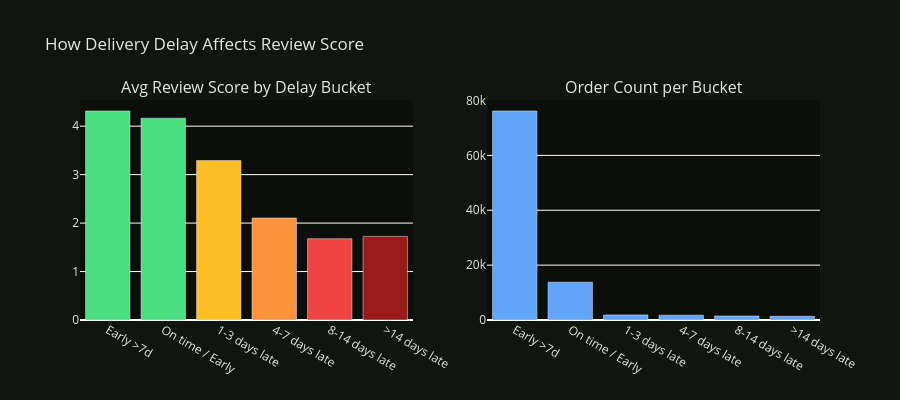

The code cell stored with this chart in its notebook:
### Markdown cell above
### 2b. Review Score vs Delivery Delay

### Code cell
# bucket delay into groups
bins   = [-999, -7, 0, 3, 7, 14, 999]
labels = ['Early >7d', 'On time / Early', '1-3 days late',
           '4-7 days late', '8-14 days late', '>14 days late']

delay_df['delay_bucket'] = pd.cut(
    delay_df['delivery_delay_days'], bins=bins, labels=labels
)

bucket_stats = (
    delay_df.groupby('delay_bucket', observed=True)['review_score']
    .agg(['mean', 'count'])
    .reset_index()
    .rename(columns={'mean': 'avg_review', 'count': 'n_orders'})
)

fig = make_subplots(
    rows=1, cols=2,
    subplot_titles=['Avg Review Score by Delay Bucket', 'Order Count per Bucket']
)

colors = ['#4ade80','#4ade80','#fbbf24','#fb923c','#ef4444','#991b1b']

fig.add_trace(
    go.Bar(x=bucket_stats['delay_bucket'].astype(str),
           y=bucket_stats['avg_review'],
           marker_color=colors, name='Avg Review'),
    row=1, col=1
)
fig.add_trace(
    go.Bar(x=bucket_stats['delay_bucket'].astype(str),
           y=bucket_stats['n_orders'],
           marker_color='#60a5fa', name='Count'),
    row=1, col=2
)

fig.update_layout(
    height=400, showlegend=False,
    plot_bgcolor='#0c0e0a', paper_bgcolor='#111410',
    font=dict(color='#e4e8e0'),
    title='How Delivery Delay Affects Review Score'
)
fig.show()

print('\nReview score by delay bucket:')
print(bucket_stats.to_string(index=False))

### Figure 1 — Plotly figure (JSON) as saved in the notebook; plotly's stock layout.template omitted (floating-point values rounded to 4 significant figures)
{"data": [{"marker": {"color": ["#4ade80", "#4ade80", "#fbbf24", "#fb923c", "#ef4444", "#991b1b"]}, "name": "Avg Review", "type": "bar", "x": ["Early >7d", "On time / Early", "1-3 days late", "4-7 days late", "8-14 days late", ">14 days late"], "xaxis": "x", "y": [4.313, 4.164, 3.29, 2.104, 1.676, 1.725], "yaxis": "y"}, {"marker": {"color": "#60a5fa"}, "name": "Count", "type": "bar", "x": ["Early >7d", "On time / Early", "1-3 days late", "4-7 days late", "8-14 days late", ">14 days late"], "xaxis": "x2", "y": [76175, 13769, 1856, 1756, 1452, 1345], "yaxis": "y2"}], "layout": {"annotations": [{"font": {"size": 16}, "showarrow": false, "text": "Avg Review Score by Delay Bucket", "x": 0.225, "xanchor": "center", "xref": "paper", "y": 1, "yanchor": "bottom", "yref": "paper"}, {"font": {"size": 16}, "showarrow": false, "text": "Order Count per Bucket", "x": 0.775, "xanchor": "center", "xref": "paper", "y": 1, "yanchor": "bottom", "yref": "paper"}], "font": {"color": "#e4e8e0"}, "height": 400, "paper_bgcolor": "#111410", "plot_bgcolor": "#0c0e0a", "showlegend": false, "title": {"text": "How Delivery Delay Affects Review Score"}, "xaxis": {"anchor": "y", "domain": [0, 0.45]}, "xaxis2": {"anchor": "y2", "domain": [0.55, 1]}, "yaxis": {"anchor": "x", "domain": [0, 1]}, "yaxis2": {"anchor": "x2", "domain": [0, 1]}}}
